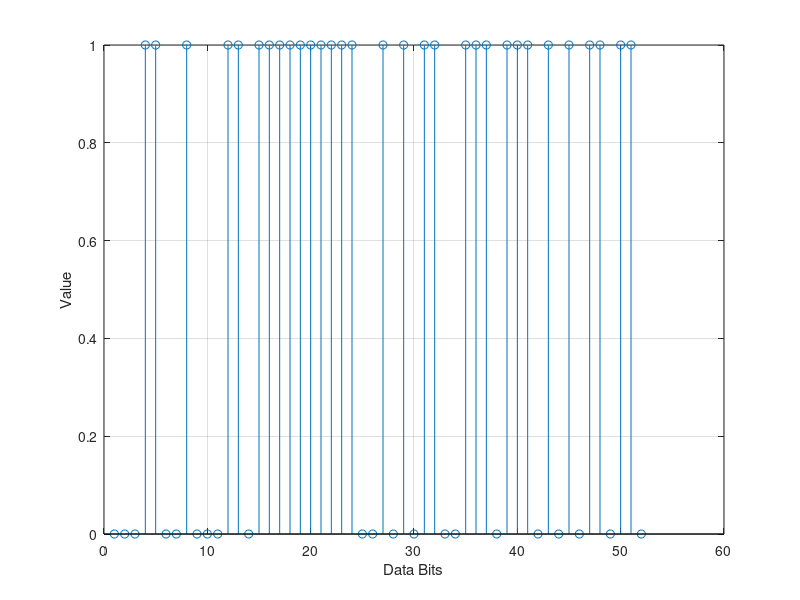
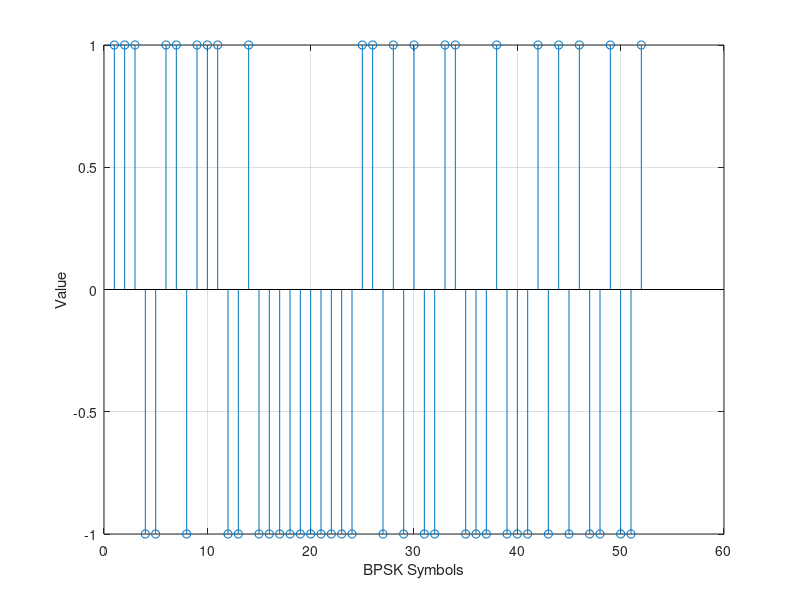
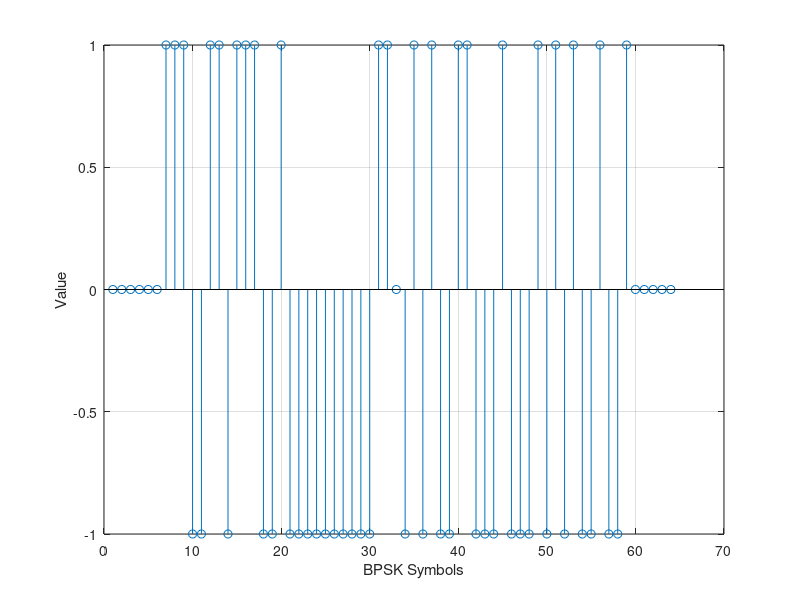
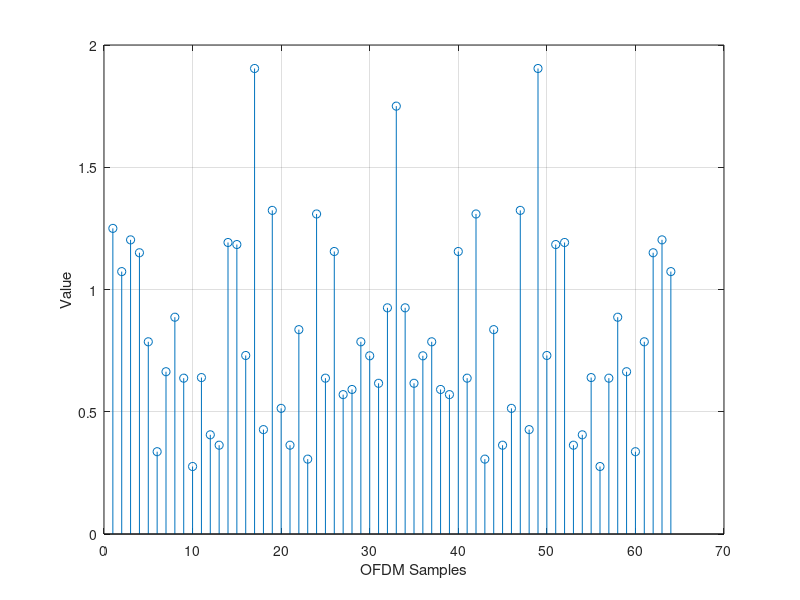

Write the MATLAB code that produced these figures, in order.
clc; clear all; close all;
%% WiFi Signal 송수신

nFFTSize = 64; % fft size
BW = 20*10^6; % Net Bandwidth occupied (20MHz)
deltaf = BW/nFFTSize; % Sub-carrier spacing (312.5kHz)
Tu = 1/(deltaf); % OFDM symbol period (3.2*10^(-6)s)
Tg = Tu/4; % Guard Interval (0.8*10^(-6)s)
T = Tg+Tu; % Total OFDM symbol duration (4*10^(-6)s)
fs = nFFTSize/Tu; % Baseband sampling frequency (20MHz)

%% 송신부 BPSK
% random하게 [0,1] 범위의 정수를 52개 생성
sample = 52;
modOrder = 2;
tx = randi([0 modOrder-1], 1, sample);

figure; hold on; box on;
stem(real(tx));
xlabel('Data Bits');ylabel('Value')
grid on;

% pskmod를 이용하여 BPSK signal 생성
tx_mod = pskmod(tx, modOrder,0); % BPSK 신호 생성

figure; hold on; box on;
stem(real(tx_mod'));
xlabel('BPSK Symbols');ylabel('Value')
grid on;

%% Serial to Parallel & Data Mapping

inputiFFT = zeros(1,nFFTSize);

% assigning bits a1 to a52 to subcarriers [-26 to -1, 1 to 26]
% for each symbol bits a1 to a52 are assigned to subcarrier
% index [-26 to -1 1 to 26]
subcarrierIndex = [-26:-1 1:26];
inputiFFT(subcarrierIndex+nFFTSize/2+1) = tx_mod(:);

% S/P
inputiFFT = inputiFFT';

figure;hold on; box on;
stem(real(inputiFFT'));
xlabel('BPSK Symbols');ylabel('Value')
grid on;

% IFFT 변환
outputiFFT = ifft(inputiFFT,nFFTSize)*sqrt(nFFTSize);

figure; hold on; box on;
stem(abs(outputiFFT'));
xlabel('OFDM Samples');ylabel('Value')
grid on;

%% Guard Interval(CP) Insert
nSampGI = nFFTSize/4;
tx_ofdm = [outputiFFT(nFFTSize-nSampGI+1:end); outputiFFT];

figure; hold on; box on;
stem(abs(tx_ofdm'));
xlabel('OFDM Samples');ylabel('Value')
grid on;

%% P/S
tx_ofdm = tx_ofdm';

figure;hold on; box on;
[Pxx] = periodogram(tx_ofdm);
step = (20*10^6)/length(Pxx);
x = [-10^7:step:10^7-step]/10^6;
plot(x,10*log10((Pxx)));
xlabel('frequency, MHz')
ylabel('power spectral density')
title('Transmit spectrum OFDM (based on 802.11a)');
grid on;

%% AWGN
rx_ofdm = tx_ofdm;

%% 수신부
%% Guard Interval(CP) Remove
rx_sig = rx_ofdm(nSampGI+1:end);

%% S/P
rx_sig = rx_sig';

%% FFT
rx_fft = fft(rx_sig,nFFTSize)/sqrt(nFFTSize);

figure; hold on; box on;
stem((rx_fft'));
xlabel('BPSK Symbols');ylabel('Value')
grid on;

%% Data Demapping
rx_demap = rx_fft(subcarrierIndex+sample/2+6+1);

%% Parallel to Serial
rx_demap = rx_demap';

figure; hold on; box on;
stem(real(tx_mod'),'o','Linewidth',2)
stem(real(rx_demap'),'--x','Linewidth',2)
xlabel('Sample');ylabel('Value')
legend('Before IFFt','After FFT')
grid on;

%% BPSK demodulation
rx=pskdemod(rx_demap,modOrder,0);

%% Check Symbol
x = [1:sample];
figure; hold on;
stem(x,tx,'o','Linewidth',2);
stem(x,rx,'--x','Linewidth',2);
grid on;
xlabel('Index');ylabel('Value')
legend('TX Bits','RX Bits')
ylim([0 1.5])